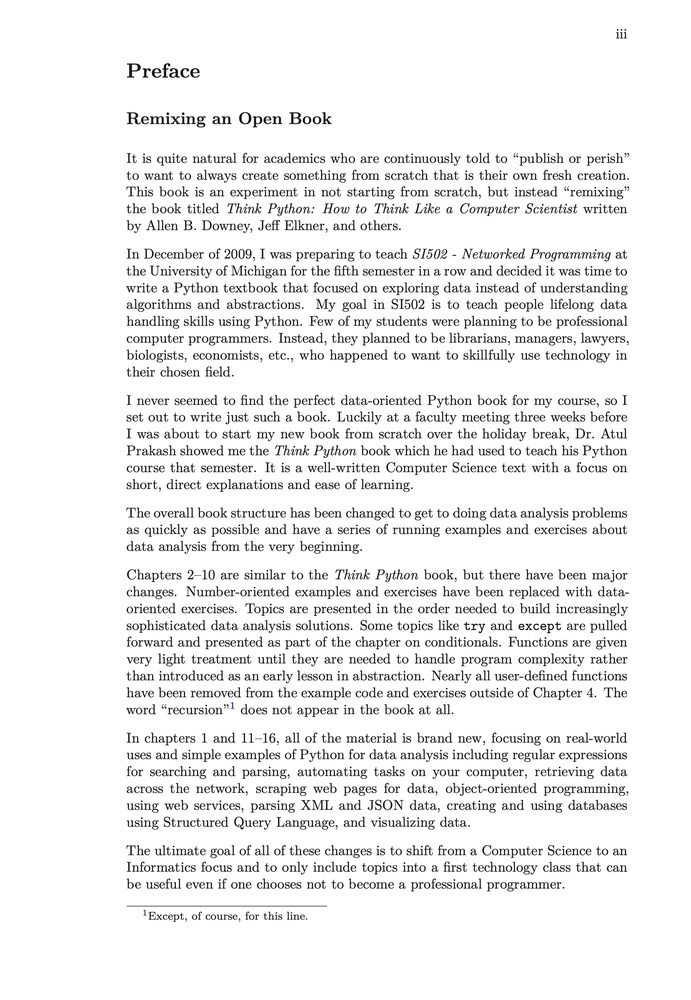
#> input picture assets/orientation_dataset_source_1.jpg, 691 x 1000 px, shrunk from 1799 x 2603 before the run
$ python create_skew_dataset.py
#> lines starting #> are read from the running program, lines starting #| are printed output that depends on the picture; after the words box and inside, x2 and y2 are one past the last pixel; in counts of white or black regions, pixels touching at a corner belong together
import cv2
import random
import json
import os
import shutil
import numpy as np


def create_random_skew_dataset(input_image_path, dataset_size, a1, a2):
    """to create a dataset in a certain range of angles with random angle values"""
#> called with dataset_size = 5, a1 = -20, a2 = 20
    input_image = cv2.imread(input_image_path)
#> input_image is the input picture: shape (1000, 691, 3); mean B, G, R 239.2, 239.1, 239.2

    # Create dataset directory, NOTE: It deletes the folder if it exists already
    dataset_directory = 'orientation_dataset/'
    if os.path.exists(dataset_directory):
        shutil.rmtree(dataset_directory)
    os.makedirs(dataset_directory)

    angle_values_dict = {}

    rows = input_image.shape[0]
#> rows = 1000
    cols = input_image.shape[1]
#> cols = 691
    input_image_center = (cols / 2, rows / 2)
#> input_image_center = (345.5, 500)

    for i in range(dataset_size):
        # get random angle between a1 and a2 upto 2 decimals
        angle = round(random.uniform(a1, a2), 2)
        M = cv2.getRotationMatrix2D(input_image_center, -angle, 1)
        # rotate image at the angle and set background to white
        rotated_image = cv2.warpAffine(input_image,
                                       M, (cols, rows),
                                       borderMode=cv2.BORDER_CONSTANT,
                                       borderValue=(255, 255, 255))
        # add text to the image
        rotated_image = cv2.putText(img=rotated_image,
                                    text='rotated angle = ' + str(angle),
                                    org=(25, 25),
                                    fontFace=cv2.FONT_HERSHEY_SIMPLEX,
                                    fontScale=1,
                                    color=(255, 0, 0),
                                    thickness=2)

        # create output images
        file_name = str(i + 1) + '.jpg'
        print(file_name)
        file_path = 'orientation_dataset/' + file_name
        cv2.imwrite(file_path, rotated_image)

        # write to dictinary
        angle_values_dict.update({file_name: angle})
#> this loop made 5 passes
#> pass 1, in create_random_skew_dataset, `rotated_image = cv2.warpAffine(input_image, M, (cols, rows), borderMod..`:
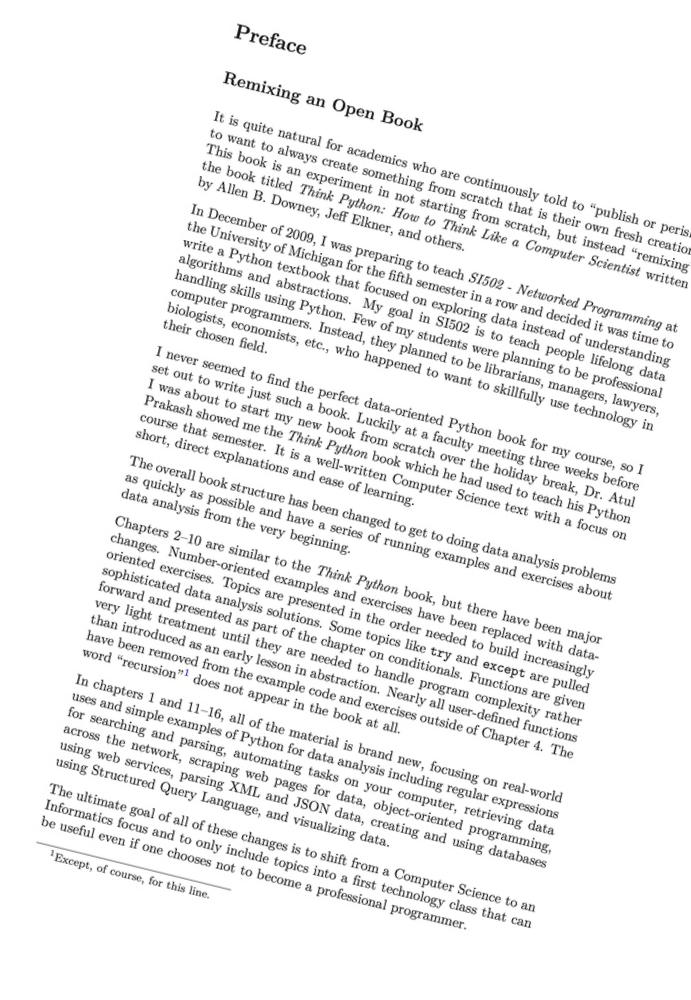
#> rotated_image: shape (1000, 691, 3); mean B, G, R 239.2, 239.2, 239.2
#> pass 1, in create_random_skew_dataset, `rotated_image = cv2.putText(img=rotated_image, text='rotated angle = '..`:
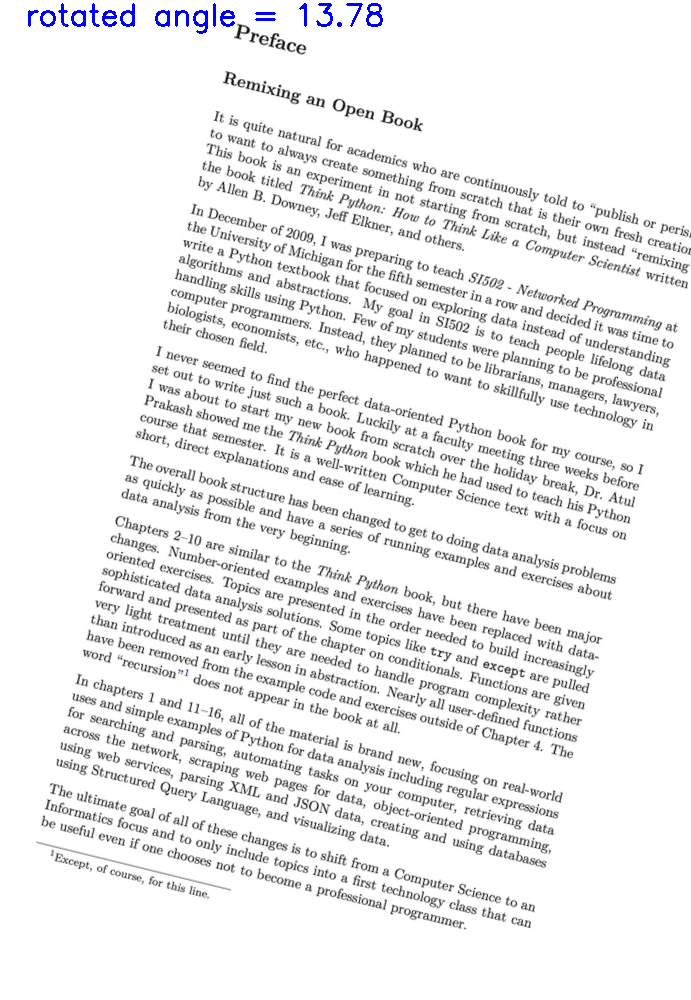
#> rotated_image: shape (1000, 691, 3); 0.31% of pixels changed, all inside (x1, y1, x2, y2) = (28, 3, 383, 34)
#> pass 2, in create_random_skew_dataset, `rotated_image = cv2.warpAffine(input_image, M, (cols, rows), borderMod..`:
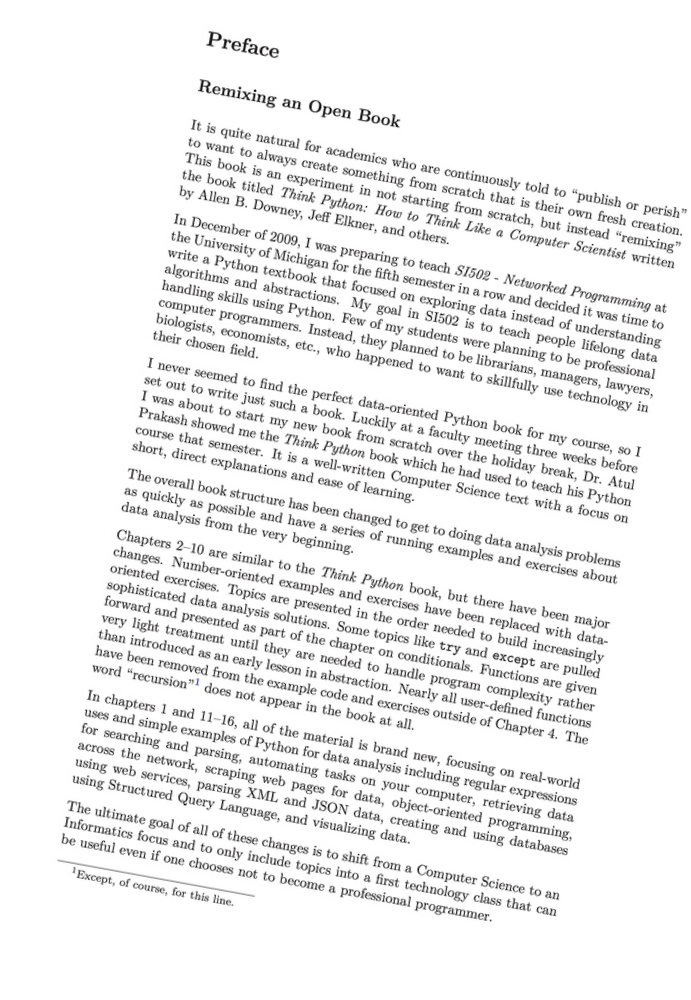
#> rotated_image: shape (1000, 691, 3); mean B, G, R 239.2, 239.2, 239.2
#> pass 2, in create_random_skew_dataset, `rotated_image = cv2.putText(img=rotated_image, text='rotated angle = '..`:
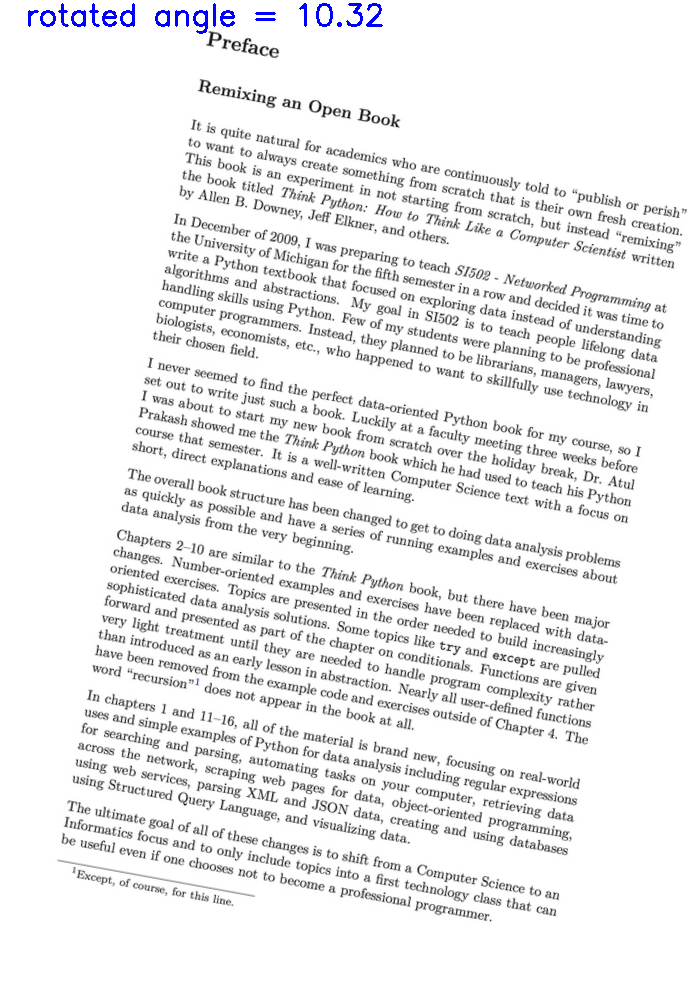
#> rotated_image: shape (1000, 691, 3); 0.32% of pixels changed, all inside (x1, y1, x2, y2) = (28, 3, 383, 34)
#> after the loop, angle_values_dict = {'1.jpg': 13.78, '2.jpg': 10.32, '3.jpg': -3.18, '4.jpg': -9.64, '5.jpg': 0.45}

    # writing json output
    json_output = json.dumps(angle_values_dict, indent=4)
    output_json_file = dataset_directory + 'angle_values.json'
    jsonFile = open(output_json_file, "w")
    jsonFile.write(json_output)
    jsonFile.close()


# [55 lines left out: function create_skew_dataset, not called in this run]


# Run
input_image_path = '../../assets/orientation_dataset_source_1.jpg'
# input_image_path = '../../assets/orientation_dataset_source_2.png'
dataset_size = 5
a1 = -20
a2 = +20

create_random_skew_dataset(input_image_path, dataset_size, a1, a2)
# create_skew_dataset(input_image_path, a1, a2)
